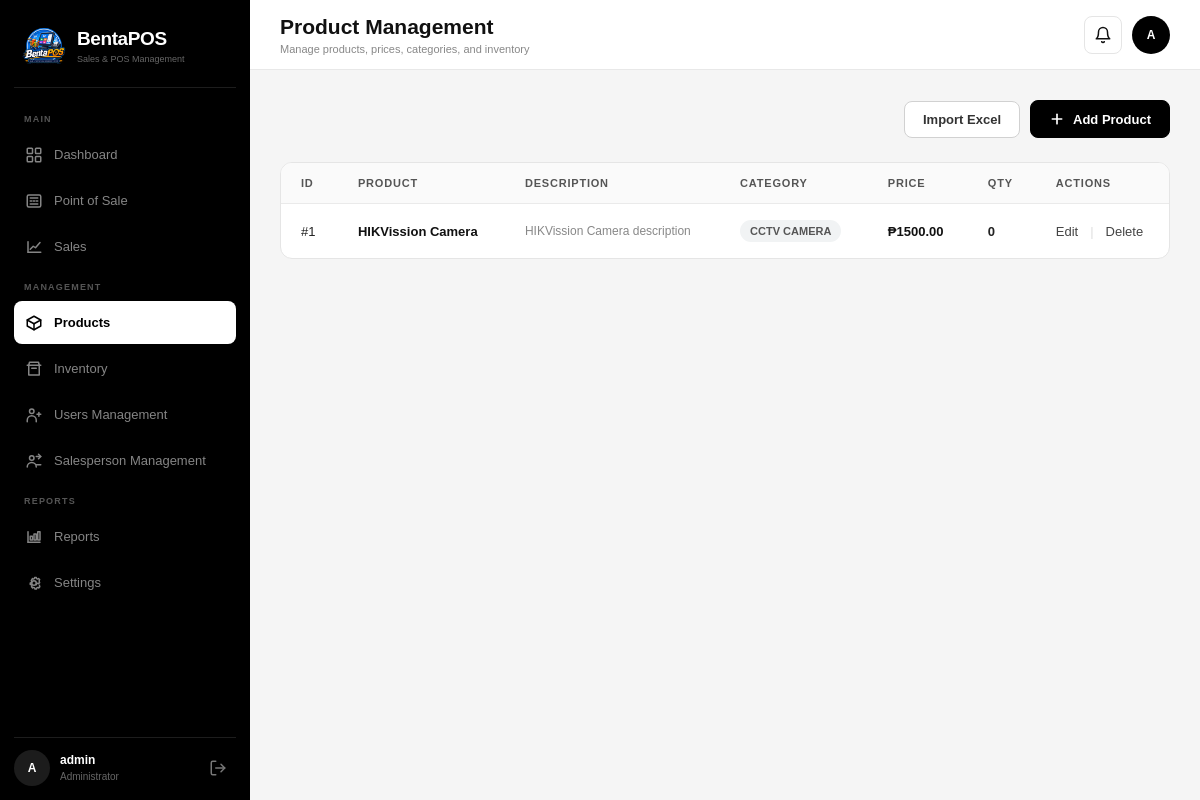
Before: /kitaPos/products/ (signed in) with the older database file.
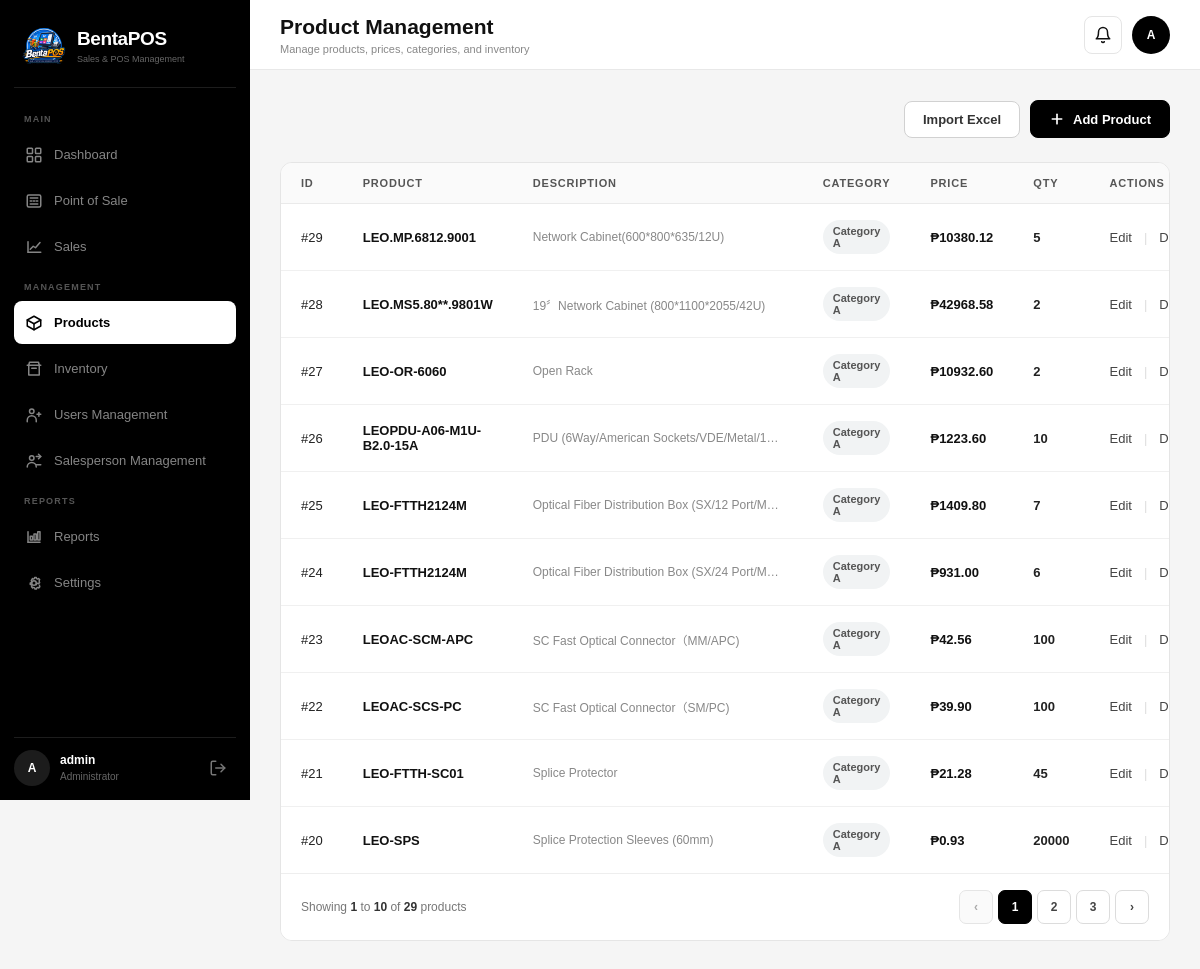
After: the same page with the newer database file.
### core/models.py (models this page shows, shortened)
class Product(models.Model):
    product_model = models.CharField(
        max_length=150
    )
    description = models.TextField(
        blank=True,
        null=True
    )
    category = models.CharField(
        max_length=100
    )
    price = models.DecimalField(
        max_digits=10,
        decimal_places=2
    )
    qty = models.PositiveIntegerField(
        default=0
    )
    created_at = models.DateTimeField(
        auto_now_add=True
    )
    updated_at = models.DateTimeField(
        auto_now=True
    )
    class Meta:
        ordering = ["product_model"]
        verbose_name = "Product"
        verbose_name_plural = "Products"

### core/views.py (the view)
# urls.py: path("products/", views.product_list, name="product_list"),
@login_required
@user_passes_test(is_superuser)
def product_list(request):
    products = Product.objects.all().order_by("-id")
    paginator = Paginator(products, 10)  # 10 products per page
    page_number = request.GET.get("page")
    page_obj = paginator.get_page(page_number)
    return render(
        request,
        "products/product_list.html",
        {
            "products": page_obj.object_list,
            "page_obj": page_obj,
            "paginator": paginator,
        }
    )

### core/views.py (called while the page is built)
def is_superuser(user):
    return user.is_authenticated and user.is_superuser

### core/templates/products/product_list.html (shortened to what the changed rows need)
{% extends 'base.html' %}
{% block page_title %}
Product Management
{% endblock %}
{% block content %}
<div class="product-page">
<div class="table-card">
    <div class="table-wrapper">
        <table class="data-table">
            <thead>
                <tr>
                    <th>ID</th>
                    <th>Product</th>
                    <th>Description</th>
                    <th>Category</th>
                    <th>Price</th>
                    <th>Qty</th>
                    <th>Actions</th>
                </tr>
            </thead>
            <tbody>
                {% for product in products %}
                <tr>
                    <td data-label="ID">
                        #{{ product.id }}
                    </td>
                    <td data-label="Product">
                        <div class="product-name">
                            {{ product.product_model }}
                        </div>
                    </td>
                    <td data-label="Description">
                        <div class="product-description">
                            {% if product.description %}
                                {{ product.description }}
                            {% else %}
                                No description
                            {% endif %}
                        </div>
                    </td>
                    <td data-label="Category">
                        <span class="badge">
                            {{ product.category }}
                        </span>
                    </td>
                    <td data-label="Price">
                        <span class="price">
                            ₱{{ product.price|floatformat:2 }}
                        </span>
                    </td>
                    <td data-label="Qty">
                        <span class="qty">
                            {{ product.qty }}
                        </span>
                    </td>
                    <td data-label="Actions">
                        <div class="table-actions">
                            <a
                                href="{% url 'edit-product' product.id %}"
                                class="action-link"
                            >
                                Edit
                            </a>
                            <span style="color:#ddd;">
                                |
                            </span>
                            <a
                                href="{% url 'delete-product' product.id %}"
                                class="action-link delete-link"
                            >
                                Delete
                            </a>
                        </div>
                    </td>
                </tr>
                {% endfor %}
            </tbody>
        </table>
    </div>
    {% if paginator.num_pages > 1 %}
    <div class="pagination-wrapper">
        <div class="pagination-info">
            Showing
            <strong>
                {{ page_obj.start_index }}
            </strong>
            to
            <strong>
                {{ page_obj.end_index }}
            </strong>
            of
            <strong>
                {{ paginator.count }}
            </strong>
            products
        </div>
        <div class="pagination">
            {% if page_obj.has_previous %}
                <a
                    href="?page={{ page_obj.previous_page_number }}"
                    class="page-link"
                    aria-label="Previous page"
                >
                    ‹
                </a>
            {% else %}
                <span
                    class="page-link disabled"
                    aria-disabled="true"
                >
                    ‹
                </span>
            {% endif %}
            {% for num in paginator.page_range %}
                {% if num >= page_obj.number|add:"-2" and num <= page_obj.number|add:"2" %}
                    {% if num == page_obj.number %}
                        <span
                            class="page-link active"
                            aria-current="page"
                        >
                            {{ num }}
                        </span>
                    {% else %}
                        <a
                            href="?page={{ num }}"
                            class="page-link"
                        >
                            {{ num }}
                        </a>
                    {% endif %}
                {% endif %}
            {% endfor %}
            {% if page_obj.has_next %}
                <a
                    href="?page={{ page_obj.next_page_number }}"
                    class="page-link"
                    aria-label="Next page"
                >
                    ›
                </a>
            {% endif %}
        </div>
    </div>
    {% endif %}
</div>
</div>
{% endblock %}

Changed rows visible on the page:
no longer on this page (row edited): Product: id "1", product_model "HIKVission Camera", description "HIKVission Camera description", category "CCTV CAMERA", price "1500.00", qty "0"
added Product: id "29", product_model "LEO.MP.6812.9001", description "Network Cabinet(600*800*635/12U)", category "Category A", price "10380.12", qty "5"
added Product: id "28", product_model "LEO.MS5.80**.9801W", description "19〞Network Cabinet (800*1100*2055/42U)", category "Category A", price "42968.58", qty "2"
added Product: id "27", product_model "LEO-OR-6060", description "Open Rack", category "Category A", price "10932.60", qty "2"
added Product: id "26", product_model "LEOPDU-A06-M1U-B2.0-15A", description "PDU (6Way/American Sockets/VDE/Metal/1…", category "Category A", price "1223.60", qty "10"
added Product: id "25", product_model "LEO-FTTH2124M", description "Optical Fiber Distribution Box (SX/12 Port/M…", category "Category A", price "1409.80", qty "7"
added Product: id "24", product_model "LEO-FTTH2124M", description "Optical Fiber Distribution Box (SX/24 Port/M…", category "Category A", price "931.00", qty "6"
added Product: id "23", product_model "LEOAC-SCM-APC", description "SC Fast Optical Connector（MM/APC)", category "Category A", price "42.56", qty "100"
added Product: id "22", product_model "LEOAC-SCS-PC", description "SC Fast Optical Connector（SM/PC)", category "Category A", price "39.90", qty "100"
added Product: id "21", product_model "LEO-FTTH-SC01", description "Splice Protector", category "Category A", price "21.28", qty "45"
added Product: id "20", product_model "LEO-SPS", description "Splice Protection Sleeves (60mm)", category "Category A", price "0.93", qty "20000"
Other visible differences:
{{ page_obj.start_index }}: (not shown) → "1"
{{ page_obj.end_index }}: (not shown) → "10"
{{ paginator.count }}: (not shown) → "29"
text now shown: "Showing to of products ‹ ›"
new list line: "1"
new list line: "2"
new list line: "3"
